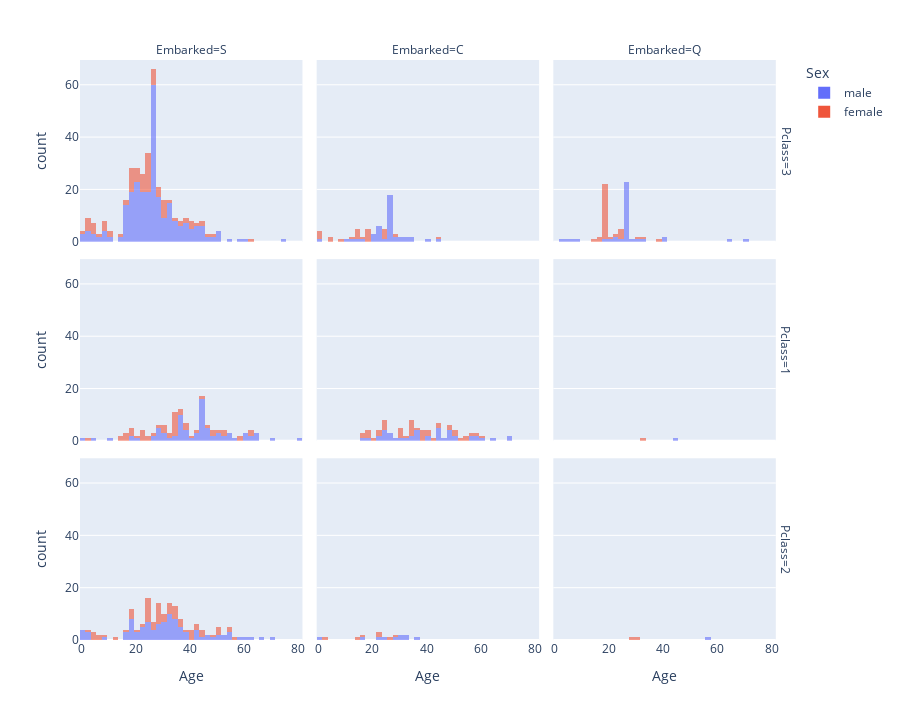

The notebook cell saved with this chart:
### Code cell
fig = px.histogram(df_clean, x='Age', color='Sex', facet_row='Pclass', facet_col='Embarked', height=720, nbins=50, opacity=0.6)
fig.show()

### Figure 1 — Plotly figure (JSON) as saved in the notebook; plotly's stock layout.template omitted (floating-point values rounded to 4 significant figures; data arrays with more than 128 entries replaced by an {"elided": "..."} marker saying what was removed)
{"data": [{"bingroup": "x", "hovertemplate": "Sex=male<br>Pclass=3<br>Embarked=S<br>Age=%{x}<br>count=%{y}<extra></extra>", "legendgroup": "male", "marker": {"color": "#636efa", "opacity": 0.6, "pattern": {"shape": ""}}, "name": "male", "nbinsx": 50, "orientation": "v", "showlegend": true, "type": "histogram", "x": {"elided": "265 int values"}, "xaxis": "x7", "yaxis": "y7"}, {"bingroup": "x", "hovertemplate": "Sex=male<br>Pclass=3<br>Embarked=C<br>Age=%{x}<br>count=%{y}<extra></extra>", "legendgroup": "male", "marker": {"color": "#636efa", "opacity": 0.6, "pattern": {"shape": ""}}, "name": "male", "nbinsx": 50, "orientation": "v", "showlegend": false, "type": "histogram", "x": [27, 22, 27, 27, 28, 22, 22, 26, 12, 33, 45, 26, 30, 33, 23, 15, 27, 20, 27, 29, 27, 27, 27, 27, 17, 22, 27, 27, 27, 27, 20, 40, 25, 22, 11, 20, 27, 30, 0, 27, 34, 35, 27], "xaxis": "x8", "yaxis": "y8"}, {"bingroup": "x", "hovertemplate": "Sex=male<br>Pclass=3<br>Embarked=Q<br>Age=%{x}<br>count=%{y}<extra></extra>", "legendgroup": "male", "marker": {"color": "#636efa", "opacity": 0.6, "pattern": {"shape": ""}}, "name": "male", "nbinsx": 50, "orientation": "v", "showlegend": false, "type": "histogram", "x": [27, 2, 27, 70, 27, 19, 4, 40, 27, 27, 27, 7, 65, 22, 27, 27, 27, 21, 27, 27, 27, 29, 27, 40, 27, 27, 27, 27, 25, 27, 31, 27, 27, 27, 8, 27, 27, 22, 32], "xaxis": "x9", "yaxis": "y9"}, {"bingroup": "x", "hovertemplate": "Sex=male<br>Pclass=1<br>Embarked=S<br>Age=%{x}<br>count=%{y}<extra></extra>", "legendgroup": "male", "marker": {"color": "#636efa", "opacity": 0.6, "pattern": {"shape": ""}}, "name": "male", "nbinsx": 50, "orientation": "v", "showlegend": false, "type": "histogram", "x": [54, 28, 19, 42, 36, 45, 28, 46, 21, 47, 54, 37, 45, 61, 45, 45, 38, 37, 62, 52, 40, 45, 45, 36, 0, 45, 38, 29, 45, 45, 36, 28, 50, 64, 4, 34, 52, 65, 48, 47, 56, 45, 55, 36, 36, 47, 45, 45, 64, 62, 36, 45, 27, 42, 61, 80, 45, 50, 47, 31, 31, 60, 35, 42, 45, 48, 27, 36, 36, 70, 19, 29, 11, 39, 45, 38, 51, 31, 33], "xaxis": "x4", "yaxis": "y4"}, {"bingroup": "x", "hovertemplate": "Sex=male<br>Pclass=1<br>Embarked=C<br>Age=%{x}<br>count=%{y}<extra></extra>", "legendgroup": "male", "marker": {"color": "#636efa", "opacity": 0.6, "pattern": {"shape": ""}}, "name": "male", "nbinsx": 50, "orientation": "v", "showlegend": false, "type": "histogram", "x": [40, 28, 65, 45, 71, 23, 24, 24, 51, 56, 40, 37, 45, 25, 22, 27, 30, 49, 25, 58, 71, 18, 50, 17, 45, 36, 60, 49, 35, 32, 48, 56, 58, 36, 27, 49, 35, 45, 46, 45, 36, 26], "xaxis": "x5", "yaxis": "y5"}, {"bingroup": "x", "hovertemplate": "Sex=male<br>Pclass=1<br>Embarked=Q<br>Age=%{x}<br>count=%{y}<extra></extra>", "legendgroup": "male", "marker": {"color": "#636efa", "opacity": 0.6, "pattern": {"shape": ""}}, "name": "male", "nbinsx": 50, "orientation": "v", "showlegend": false, "type": "histogram", "x": [44], "xaxis": "x6", "yaxis": "y6"}, {"bingroup": "x", "hovertemplate": "Sex=male<br>Pclass=2<br>Embarked=S<br>Age=%{x}<br>count=%{y}<extra></extra>", "legendgroup": "male", "marker": {"color": "#636efa", "opacity": 0.6, "pattern": {"shape": ""}}, "name": "male", "nbinsx": 50, "orientation": "v", "showlegend": false, "type": "histogram", "x": [16, 35, 34, 66, 32, 21, 0, 34, 29, 21, 25, 18, 19, 36, 42, 51, 30, 1, 19, 3, 30, 42, 30, 27, 19, 18, 59, 24, 44, 19, 33, 29, 54, 36, 33, 42, 43, 54, 2, 28, 25, 36, 18, 46, 23, 34, 3, 33, 30, 31, 36, 48, 33, 34, 33, 23, 32, 8, 27, 28, 62, 54, 47, 37, 26, 31, 24, 23, 32, 25, 70, 31, 33, 60, 52, 39, 52, 34, 50, 25, 33, 23, 23, 0, 18, 16, 39, 34, 39, 35, 0, 16, 28, 21, 24, 28, 27], "xaxis": "x", "yaxis": "y"}, {"bingroup": "x", "hovertemplate": "Sex=male<br>Pclass=2<br>Embarked=C<br>Age=%{x}<br>count=%{y}<extra></extra>", "legendgroup": "male", "marker": {"color": "#636efa", "opacity": 0.6, "pattern": {"shape": ""}}, "name": "male", "nbinsx": 50, "orientation": "v", "showlegend": false, "type": "histogram", "x": [32, 23, 33, 36, 30, 29, 16, 25, 31, 1], "xaxis": "x2", "yaxis": "y2"}, {"bingroup": "x", "hovertemplate": "Sex=male<br>Pclass=2<br>Embarked=Q<br>Age=%{x}<br>count=%{y}<extra></extra>", "legendgroup": "male", "marker": {"color": "#636efa", "opacity": 0.6, "pattern": {"shape": ""}}, "name": "male", "nbinsx": 50, "orientation": "v", "showlegend": false, "type": "histogram", "x": [57], "xaxis": "x3", "yaxis": "y3"}, {"bingroup": "x", "hovertemplate": "Sex=female<br>Pclass=3<br>Embarked=S<br>Age=%{x}<br>count=%{y}<extra></extra>", "legendgroup": "female", "marker": {"color": "#EF553B", "opacity": 0.6, "pattern": {"shape": ""}}, "name": "female", "nbinsx": 50, "orientation": "v", "showlegend": true, "type": "histogram", "x": [26, 27, 4, 14, 31, 8, 38, 18, 40, 18, 17, 16, 30, 33, 28, 21, 20, 2, 47, 22, 24, 9, 45, 1, 24, 4, 19, 2, 27, 24, 5, 24, 25, 29, 41, 45, 35, 24, 26, 31, 19, 3, 22, 24, 31, 21, 20, 24, 24, 10, 28, 19, 21, 22, 2, 63, 24, 37, 30, 9, 11, 22, 36, 24, 29, 39, 26, 9, 41, 2, 23, 18, 43, 25, 48, 5, 18, 24, 31, 30, 18, 6, 23, 27, 18, 24, 22, 24], "xaxis": "x7", "yaxis": "y7"}, {"bingroup": "x", "hovertemplate": "Sex=female<br>Pclass=3<br>Embarked=C<br>Age=%{x}<br>count=%{y}<extra></extra>", "legendgroup": "female", "marker": {"color": "#EF553B", "opacity": 0.6, "pattern": {"shape": ""}}, "name": "female", "nbinsx": 50, "orientation": "v", "showlegend": false, "type": "histogram", "x": [19, 14, 14, 17, 19, 24, 24, 29, 45, 19, 1, 5, 0, 19, 24, 0, 4, 18, 13, 15, 9, 24, 15], "xaxis": "x8", "yaxis": "y8"}, {"bingroup": "x", "hovertemplate": "Sex=female<br>Pclass=3<br>Embarked=Q<br>Age=%{x}<br>count=%{y}<extra></extra>", "legendgroup": "female", "marker": {"color": "#EF553B", "opacity": 0.6, "pattern": {"shape": ""}}, "name": "female", "nbinsx": 50, "orientation": "v", "showlegend": false, "type": "histogram", "x": [15, 19, 19, 19, 19, 19, 19, 16, 19, 19, 16, 19, 24, 19, 22, 19, 19, 19, 19, 19, 21, 24, 19, 24, 19, 19, 18, 32, 24, 19, 19, 30, 39], "xaxis": "x9", "yaxis": "y9"}, {"bingroup": "x", "hovertemplate": "Sex=female<br>Pclass=1<br>Embarked=S<br>Age=%{x}<br>count=%{y}<extra></extra>", "legendgroup": "female", "marker": {"color": "#EF553B", "opacity": 0.6, "pattern": {"shape": ""}}, "name": "female", "nbinsx": 50, "orientation": "v", "showlegend": false, "type": "histogram", "x": [35, 58, 38, 23, 19, 22, 35, 35, 30, 58, 35, 63, 26, 2, 31, 35, 24, 22, 35, 14, 35, 35, 25, 16, 30, 36, 39, 53, 39, 18, 40, 21, 35, 15, 22, 29, 33, 36, 51, 43, 17, 49, 33, 52, 62, 16, 45, 48, 47, 19], "xaxis": "x4", "yaxis": "y4"}, {"bingroup": "x", "hovertemplate": "Sex=female<br>Pclass=1<br>Embarked=C<br>Age=%{x}<br>count=%{y}<extra></extra>", "legendgroup": "female", "marker": {"color": "#EF553B", "opacity": 0.6, "pattern": {"shape": ""}}, "name": "female", "nbinsx": 50, "orientation": "v", "showlegend": false, "type": "histogram", "x": [38, 35, 49, 50, 44, 58, 31, 32, 35, 35, 19, 50, 35, 17, 30, 24, 18, 40, 36, 16, 41, 60, 24, 35, 42, 23, 54, 54, 44, 30, 22, 48, 39, 52, 24, 18, 24, 38, 21, 39, 30, 35, 56], "xaxis": "x5", "yaxis": "y5"}, {"bingroup": "x", "hovertemplate": "Sex=female<br>Pclass=1<br>Embarked=Q<br>Age=%{x}<br>count=%{y}<extra></extra>", "legendgroup": "female", "marker": {"color": "#EF553B", "opacity": 0.6, "pattern": {"shape": ""}}, "name": "female", "nbinsx": 50, "orientation": "v", "showlegend": false, "type": "histogram", "x": [33], "xaxis": "x6", "yaxis": "y6"}, {"bingroup": "x", "hovertemplate": "Sex=female<br>Pclass=2<br>Embarked=S<br>Age=%{x}<br>count=%{y}<extra></extra>", "legendgroup": "female", "marker": {"color": "#EF553B", "opacity": 0.6, "pattern": {"shape": ""}}, "name": "female", "nbinsx": 50, "orientation": "v", "showlegend": false, "type": "histogram", "x": [55, 27, 29, 21, 5, 29, 17, 34, 32, 29, 40, 32, 24, 35, 8, 24, 50, 41, 26, 24, 22, 36, 24, 40, 38, 36, 28, 34, 18, 28, 19, 42, 24, 45, 28, 13, 50, 33, 33, 34, 36, 50, 2, 7, 19, 34, 25, 28, 24, 24, 4, 28, 18, 40, 45, 27, 6, 30, 30, 4, 48, 57, 54, 31, 44, 42, 25], "xaxis": "x", "yaxis": "y"}, {"bingroup": "x", "hovertemplate": "Sex=female<br>Pclass=2<br>Embarked=C<br>Age=%{x}<br>count=%{y}<extra></extra>", "legendgroup": "female", "marker": {"color": "#EF553B", "opacity": 0.6, "pattern": {"shape": ""}}, "name": "female", "nbinsx": 50, "orientation": "v", "showlegend": false, "type": "histogram", "x": [14, 3, 17, 23, 22, 27, 28], "xaxis": "x2", "yaxis": "y2"}, {"bingroup": "x", "hovertemplate": "Sex=female<br>Pclass=2<br>Embarked=Q<br>Age=%{x}<br>count=%{y}<extra></extra>", "legendgroup": "female", "marker": {"color": "#EF553B", "opacity": 0.6, "pattern": {"shape": ""}}, "name": "female", "nbinsx": 50, "orientation": "v", "showlegend": false, "type": "histogram", "x": [28, 30], "xaxis": "x3", "yaxis": "y3"}], "layout": {"annotations": [{"font": {}, "showarrow": false, "text": "Embarked=S", "x": 0.1567, "xanchor": "center", "xref": "paper", "y": 1.0, "yanchor": "bottom", "yref": "paper"}, {"font": {}, "showarrow": false, "text": "Embarked=C", "x": 0.49, "xanchor": "center", "xref": "paper", "y": 1.0, "yanchor": "bottom", "yref": "paper"}, {"font": {}, "showarrow": false, "text": "Embarked=Q", "x": 0.8233, "xanchor": "center", "xref": "paper", "y": 1.0, "yanchor": "bottom", "yref": "paper"}, {"font": {}, "showarrow": false, "text": "Pclass=2", "textangle": 90, "x": 0.98, "xanchor": "left", "xref": "paper", "y": 0.1567, "yanchor": "middle", "yref": "paper"}, {"font": {}, "showarrow": false, "text": "Pclass=1", "textangle": 90, "x": 0.98, "xanchor": "left", "xref": "paper", "y": 0.5, "yanchor": "middle", "yref": "paper"}, {"font": {}, "showarrow": false, "text": "Pclass=3", "textangle": 90, "x": 0.98, "xanchor": "left", "xref": "paper", "y": 0.8433, "yanchor": "middle", "yref": "paper"}], "barmode": "relative", "height": 720, "legend": {"title": {"text": "Sex"}, "tracegroupgap": 0}, "margin": {"t": 60}, "xaxis": {"anchor": "y", "domain": [0, 0.3133], "title": {"text": "Age"}}, "xaxis2": {"anchor": "y2", "domain": [0.3333, 0.6467], "matches": "x", "title": {"text": "Age"}}, "xaxis3": {"anchor": "y3", "domain": [0.6667, 0.98], "matches": "x", "title": {"text": "Age"}}, "xaxis4": {"anchor": "y4", "domain": [0, 0.3133], "matches": "x", "showticklabels": false}, "xaxis5": {"anchor": "y5", "domain": [0.3333, 0.6467], "matches": "x", "showticklabels": false}, "xaxis6": {"anchor": "y6", "domain": [0.6667, 0.98], "matches": "x", "showticklabels": false}, "xaxis7": {"anchor": "y7", "domain": [0, 0.3133], "matches": "x", "showticklabels": false}, "xaxis8": {"anchor": "y8", "domain": [0.3333, 0.6467], "matches": "x", "showticklabels": false}, "xaxis9": {"anchor": "y9", "domain": [0.6667, 0.98], "matches": "x", "showticklabels": false}, "yaxis": {"anchor": "x", "domain": [0, 0.3133], "title": {"text": "count"}}, "yaxis2": {"anchor": "x2", "domain": [0, 0.3133], "matches": "y", "showticklabels": false}, "yaxis3": {"anchor": "x3", "domain": [0, 0.3133], "matches": "y", "showticklabels": false}, "yaxis4": {"anchor": "x4", "domain": [0.3433, 0.6567], "matches": "y", "title": {"text": "count"}}, "yaxis5": {"anchor": "x5", "domain": [0.3433, 0.6567], "matches": "y", "showticklabels": false}, "yaxis6": {"anchor": "x6", "domain": [0.3433, 0.6567], "matches": "y", "showticklabels": false}, "yaxis7": {"anchor": "x7", "domain": [0.6867, 1.0], "matches": "y", "title": {"text": "count"}}, "yaxis8": {"anchor": "x8", "domain": [0.6867, 1.0], "matches": "y", "showticklabels": false}, "yaxis9": {"anchor": "x9", "domain": [0.6867, 1.0], "matches": "y", "showticklabels": false}}}
